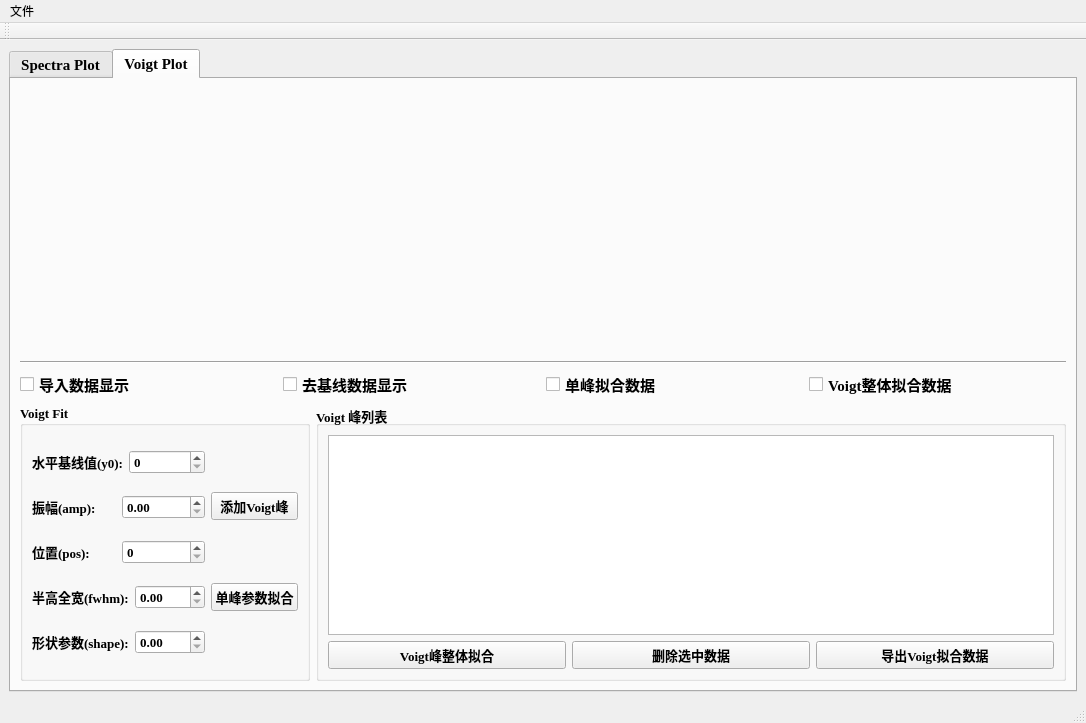
<?xml version="1.0" encoding="UTF-8"?>
<ui version="4.0">
 <class>MainWindow</class>
 <widget class="QMainWindow" name="MainWindow">
  <property name="geometry">
   <rect>
    <x>0</x>
    <y>0</y>
    <width>1086</width>
    <height>723</height>
   </rect>
  </property>
  <property name="font">
   <font>
    <underline>false</underline>
   </font>
  </property>
  <property name="windowTitle">
   <string>光谱标记软件</string>
  </property>
  <widget class="QWidget" name="centralwidget">
   <layout class="QVBoxLayout" name="verticalLayout_11">
    <item>
     <widget class="QTabWidget" name="tabWidget">
      <property name="sizePolicy">
       <sizepolicy hsizetype="Preferred" vsizetype="Preferred">
        <horstretch>0</horstretch>
        <verstretch>0</verstretch>
       </sizepolicy>
      </property>
      <property name="font">
       <font>
        <family>Times New Roman</family>
        <pointsize>11</pointsize>
        <weight>75</weight>
        <bold>true</bold>
        <underline>false</underline>
       </font>
      </property>
      <property name="currentIndex">
       <number>1</number>
      </property>
      <widget class="QWidget" name="tab">
       <attribute name="title">
        <string>Spectra Plot</string>
       </attribute>
       <layout class="QVBoxLayout" name="verticalLayout_10">
        <item>
         <layout class="QVBoxLayout" name="verticalLayout_9">
          <item>
           <layout class="QVBoxLayout" name="verticalLayout_8">
            <item>
             <widget class="QWidget" name="widget" native="true">
              <property name="cursor">
               <cursorShape>CrossCursor</cursorShape>
              </property>
             </widget>
            </item>
            <item>
             <widget class="Line" name="line_2">
              <property name="orientation">
               <enum>Qt::Horizontal</enum>
              </property>
             </widget>
            </item>
           </layout>
          </item>
          <item>
           <layout class="QHBoxLayout" name="horizontalLayout_3">
            <item>
             <widget class="QGroupBox" name="groupBox">
              <property name="font">
               <font>
                <family>Times New Roman</family>
                <pointsize>11</pointsize>
                <weight>75</weight>
                <bold>true</bold>
                <underline>false</underline>
               </font>
              </property>
              <property name="title">
               <string>Manually remove baseline</string>
              </property>
              <widget class="QWidget" name="layoutWidget">
               <property name="geometry">
                <rect>
                 <x>20</x>
                 <y>40</y>
                 <width>471</width>
                 <height>231</height>
                </rect>
               </property>
               <layout class="QVBoxLayout" name="verticalLayout_6">
                <item>
                 <widget class="QPushButton" name="pushButton">
                  <property name="sizePolicy">
                   <sizepolicy hsizetype="Expanding" vsizetype="Expanding">
                    <horstretch>0</horstretch>
                    <verstretch>0</verstretch>
                   </sizepolicy>
                  </property>
                  <property name="text">
                   <string>添加基线点</string>
                  </property>
                 </widget>
                </item>
                <item>
                 <widget class="QPushButton" name="pushButton_2">
                  <property name="sizePolicy">
                   <sizepolicy hsizetype="Expanding" vsizetype="Expanding">
                    <horstretch>0</horstretch>
                    <verstretch>0</verstretch>
                   </sizepolicy>
                  </property>
                  <property name="text">
                   <string>移除基线点</string>
                  </property>
                 </widget>
                </item>
                <item>
                 <widget class="QPushButton" name="pushButton_3">
                  <property name="sizePolicy">
                   <sizepolicy hsizetype="Expanding" vsizetype="Expanding">
                    <horstretch>0</horstretch>
                    <verstretch>0</verstretch>
                   </sizepolicy>
                  </property>
                  <property name="text">
                   <string>重置所有基线点</string>
                  </property>
                 </widget>
                </item>
                <item>
                 <widget class="QPushButton" name="pushButton_4">
                  <property name="sizePolicy">
                   <sizepolicy hsizetype="Expanding" vsizetype="Expanding">
                    <horstretch>0</horstretch>
                    <verstretch>0</verstretch>
                   </sizepolicy>
                  </property>
                  <property name="text">
                   <string>应用基线扣除</string>
                  </property>
                 </widget>
                </item>
                <item>
                 <widget class="QTextEdit" name="textEdit">
                  <property name="sizePolicy">
                   <sizepolicy hsizetype="Expanding" vsizetype="Expanding">
                    <horstretch>0</horstretch>
                    <verstretch>0</verstretch>
                   </sizepolicy>
                  </property>
                  <property name="placeholderText">
                   <string>基线信息于此显示</string>
                  </property>
                 </widget>
                </item>
               </layout>
              </widget>
             </widget>
            </item>
            <item>
             <widget class="QGroupBox" name="groupBox_3">
              <property name="font">
               <font>
                <family>Times New Roman</family>
                <pointsize>10</pointsize>
                <weight>75</weight>
                <bold>true</bold>
                <underline>false</underline>
               </font>
              </property>
              <property name="title">
               <string>导出和视图</string>
              </property>
              <widget class="QWidget" name="layoutWidget_2">
               <property name="geometry">
                <rect>
                 <x>92</x>
                 <y>40</y>
                 <width>361</width>
                 <height>231</height>
                </rect>
               </property>
               <layout class="QVBoxLayout" name="verticalLayout_7">
                <item>
                 <widget class="QPushButton" name="pushButton_9">
                  <property name="sizePolicy">
                   <sizepolicy hsizetype="Expanding" vsizetype="Expanding">
                    <horstretch>0</horstretch>
                    <verstretch>0</verstretch>
                   </sizepolicy>
                  </property>
                  <property name="text">
                   <string>导出原始数据 - 1*</string>
                  </property>
                 </widget>
                </item>
                <item>
                 <widget class="QPushButton" name="pushButton_8">
                  <property name="sizePolicy">
                   <sizepolicy hsizetype="Expanding" vsizetype="Expanding">
                    <horstretch>0</horstretch>
                    <verstretch>0</verstretch>
                   </sizepolicy>
                  </property>
                  <property name="text">
                   <string>Export normalized data 1*</string>
                  </property>
                 </widget>
                </item>
                <item>
                 <widget class="QPushButton" name="pushButton_10">
                  <property name="sizePolicy">
                   <sizepolicy hsizetype="Expanding" vsizetype="Expanding">
                    <horstretch>0</horstretch>
                    <verstretch>0</verstretch>
                   </sizepolicy>
                  </property>
                  <property name="text">
                   <string>导出去基线数据 - 2*</string>
                  </property>
                 </widget>
                </item>
                <item>
                 <widget class="QPushButton" name="pushButton_11">
                  <property name="sizePolicy">
                   <sizepolicy hsizetype="Expanding" vsizetype="Expanding">
                    <horstretch>0</horstretch>
                    <verstretch>0</verstretch>
                   </sizepolicy>
                  </property>
                  <property name="text">
                   <string>Export normalized data 2*</string>
                  </property>
                 </widget>
                </item>
                <item>
                 <layout class="QHBoxLayout" name="horizontalLayout_2">
                  <item>
                   <widget class="QLabel" name="label_2">
                    <property name="text">
                     <string>缩放:</string>
                    </property>
                   </widget>
                  </item>
                  <item>
                   <widget class="QPushButton" name="pushButton_5">
                    <property name="sizePolicy">
                     <sizepolicy hsizetype="Preferred" vsizetype="Fixed">
                      <horstretch>0</horstretch>
                      <verstretch>0</verstretch>
                     </sizepolicy>
                    </property>
                    <property name="text">
                     <string>放大</string>
                    </property>
                   </widget>
                  </item>
                  <item>
                   <widget class="QPushButton" name="pushButton_6">
                    <property name="sizePolicy">
                     <sizepolicy hsizetype="Preferred" vsizetype="Fixed">
                      <horstretch>0</horstretch>
                      <verstretch>0</verstretch>
                     </sizepolicy>
                    </property>
                    <property name="text">
                     <string>缩小</string>
                    </property>
                   </widget>
                  </item>
                  <item>
                   <widget class="QPushButton" name="pushButton_7">
                    <property name="sizePolicy">
                     <sizepolicy hsizetype="Preferred" vsizetype="Fixed">
                      <horstretch>0</horstretch>
                      <verstretch>0</verstretch>
                     </sizepolicy>
                    </property>
                    <property name="text">
                     <string>重置视图</string>
                    </property>
                   </widget>
                  </item>
                 </layout>
                </item>
                <item>
                 <layout class="QHBoxLayout" name="horizontalLayout">
                  <item>
                   <widget class="QLabel" name="label">
                    <property name="text">
                     <string>显示:</string>
                    </property>
                   </widget>
                  </item>
                  <item>
                   <widget class="QCheckBox" name="checkBox">
                    <property name="sizePolicy">
                     <sizepolicy hsizetype="Preferred" vsizetype="Fixed">
                      <horstretch>0</horstretch>
                      <verstretch>0</verstretch>
                     </sizepolicy>
                    </property>
                    <property name="text">
                     <string>原始数据</string>
                    </property>
                   </widget>
                  </item>
                  <item>
                   <widget class="QCheckBox" name="checkBox_2">
                    <property name="sizePolicy">
                     <sizepolicy hsizetype="Preferred" vsizetype="Fixed">
                      <horstretch>0</horstretch>
                      <verstretch>0</verstretch>
                     </sizepolicy>
                    </property>
                    <property name="text">
                     <string>基线</string>
                    </property>
                   </widget>
                  </item>
                  <item>
                   <widget class="QCheckBox" name="checkBox_3">
                    <property name="sizePolicy">
                     <sizepolicy hsizetype="Preferred" vsizetype="Fixed">
                      <horstretch>0</horstretch>
                      <verstretch>0</verstretch>
                     </sizepolicy>
                    </property>
                    <property name="text">
                     <string>去基线</string>
                    </property>
                   </widget>
                  </item>
                 </layout>
                </item>
               </layout>
              </widget>
             </widget>
            </item>
           </layout>
          </item>
         </layout>
        </item>
       </layout>
      </widget>
      <widget class="QWidget" name="tab_2">
       <attribute name="title">
        <string>Voigt Plot</string>
       </attribute>
       <layout class="QVBoxLayout" name="verticalLayout_5">
        <item>
         <layout class="QVBoxLayout" name="verticalLayout_4" stretch="0,2">
          <item>
           <widget class="QWidget" name="widget_2" native="true"/>
          </item>
          <item>
           <widget class="Line" name="line">
            <property name="orientation">
             <enum>Qt::Horizontal</enum>
            </property>
           </widget>
          </item>
         </layout>
        </item>
        <item>
         <layout class="QHBoxLayout" name="horizontalLayout_12">
          <item>
           <widget class="QCheckBox" name="checkBox_11">
            <property name="sizePolicy">
             <sizepolicy hsizetype="Preferred" vsizetype="Fixed">
              <horstretch>0</horstretch>
              <verstretch>0</verstretch>
             </sizepolicy>
            </property>
            <property name="text">
             <string>导入数据显示</string>
            </property>
           </widget>
          </item>
          <item>
           <widget class="QCheckBox" name="checkBox_14">
            <property name="sizePolicy">
             <sizepolicy hsizetype="Preferred" vsizetype="Fixed">
              <horstretch>0</horstretch>
              <verstretch>0</verstretch>
             </sizepolicy>
            </property>
            <property name="text">
             <string>去基线数据显示</string>
            </property>
           </widget>
          </item>
          <item>
           <widget class="QCheckBox" name="checkBox_12">
            <property name="sizePolicy">
             <sizepolicy hsizetype="Preferred" vsizetype="Fixed">
              <horstretch>0</horstretch>
              <verstretch>0</verstretch>
             </sizepolicy>
            </property>
            <property name="text">
             <string>单峰拟合数据</string>
            </property>
           </widget>
          </item>
          <item>
           <widget class="QCheckBox" name="checkBox_13">
            <property name="sizePolicy">
             <sizepolicy hsizetype="Preferred" vsizetype="Fixed">
              <horstretch>0</horstretch>
              <verstretch>0</verstretch>
             </sizepolicy>
            </property>
            <property name="text">
             <string>Voigt整体拟合数据</string>
            </property>
           </widget>
          </item>
         </layout>
        </item>
        <item>
         <layout class="QHBoxLayout" name="horizontalLayout_17">
          <item>
           <widget class="QGroupBox" name="groupBox_2">
            <property name="font">
             <font>
              <family>Times New Roman</family>
              <pointsize>10</pointsize>
              <weight>75</weight>
              <bold>true</bold>
              <underline>false</underline>
             </font>
            </property>
            <property name="title">
             <string>Voigt Fit</string>
            </property>
            <layout class="QHBoxLayout" name="horizontalLayout_16">
             <item>
              <layout class="QHBoxLayout" name="horizontalLayout_13">
               <item>
                <layout class="QVBoxLayout" name="verticalLayout">
                 <item>
                  <layout class="QHBoxLayout" name="horizontalLayout_7">
                   <item>
                    <widget class="QLabel" name="label_3">
                     <property name="text">
                      <string>水平基线值(y0):</string>
                     </property>
                    </widget>
                   </item>
                   <item>
                    <widget class="QSpinBox" name="spinBox">
                     <property name="maximum">
                      <number>1</number>
                     </property>
                    </widget>
                   </item>
                  </layout>
                 </item>
                 <item>
                  <layout class="QHBoxLayout" name="horizontalLayout_8">
                   <item>
                    <widget class="QLabel" name="label_4">
                     <property name="text">
                      <string>振幅(amp):</string>
                     </property>
                    </widget>
                   </item>
                   <item>
                    <widget class="QDoubleSpinBox" name="doubleSpinBox">
                     <property name="maximum">
                      <double>1.000000000000000</double>
                     </property>
                    </widget>
                   </item>
                  </layout>
                 </item>
                 <item>
                  <layout class="QHBoxLayout" name="horizontalLayout_9">
                   <item>
                    <widget class="QLabel" name="label_5">
                     <property name="text">
                      <string>位置(pos):</string>
                     </property>
                    </widget>
                   </item>
                   <item>
                    <widget class="QSpinBox" name="spinBox_4">
                     <property name="maximum">
                      <number>9999</number>
                     </property>
                    </widget>
                   </item>
                  </layout>
                 </item>
                 <item>
                  <layout class="QHBoxLayout" name="horizontalLayout_10">
                   <item>
                    <widget class="QLabel" name="label_6">
                     <property name="text">
                      <string>半高全宽(fwhm):</string>
                     </property>
                    </widget>
                   </item>
                   <item>
                    <widget class="QDoubleSpinBox" name="doubleSpinBox_3">
                     <property name="maximum">
                      <double>1000.000000000000000</double>
                     </property>
                    </widget>
                   </item>
                  </layout>
                 </item>
                 <item>
                  <layout class="QHBoxLayout" name="horizontalLayout_11">
                   <item>
                    <widget class="QLabel" name="label_19">
                     <property name="text">
                      <string>形状参数(shape):</string>
                     </property>
                    </widget>
                   </item>
                   <item>
                    <widget class="QDoubleSpinBox" name="doubleSpinBox_10">
                     <property name="maximum">
                      <double>1.000000000000000</double>
                     </property>
                    </widget>
                   </item>
                  </layout>
                 </item>
                </layout>
               </item>
               <item>
                <layout class="QVBoxLayout" name="verticalLayout_2">
                 <item>
                  <widget class="QPushButton" name="pushButton_34">
                   <property name="text">
                    <string>添加Voigt峰</string>
                   </property>
                  </widget>
                 </item>
                 <item>
                  <widget class="QPushButton" name="pushButton_36">
                   <property name="text">
                    <string>单峰参数拟合</string>
                   </property>
                  </widget>
                 </item>
                </layout>
               </item>
              </layout>
             </item>
            </layout>
           </widget>
          </item>
          <item>
           <widget class="QGroupBox" name="groupBox_4">
            <property name="font">
             <font>
              <family>Times New Roman</family>
              <pointsize>10</pointsize>
              <weight>75</weight>
              <bold>true</bold>
              <underline>false</underline>
             </font>
            </property>
            <property name="title">
             <string>Voigt 峰列表</string>
            </property>
            <layout class="QHBoxLayout" name="horizontalLayout_15">
             <item>
              <layout class="QVBoxLayout" name="verticalLayout_3">
               <item>
                <widget class="QTableView" name="tableView">
                 <property name="showGrid">
                  <bool>true</bool>
                 </property>
                </widget>
               </item>
               <item>
                <layout class="QHBoxLayout" name="horizontalLayout_14">
                 <item>
                  <widget class="QPushButton" name="pushButton_35">
                   <property name="text">
                    <string>Voigt峰整体拟合</string>
                   </property>
                  </widget>
                 </item>
                 <item>
                  <widget class="QPushButton" name="pushButton_37">
                   <property name="text">
                    <string>删除选中数据</string>
                   </property>
                  </widget>
                 </item>
                 <item>
                  <widget class="QPushButton" name="pushButton_12">
                   <property name="text">
                    <string>导出Voigt拟合数据</string>
                   </property>
                  </widget>
                 </item>
                </layout>
               </item>
              </layout>
             </item>
            </layout>
           </widget>
          </item>
         </layout>
        </item>
       </layout>
      </widget>
     </widget>
    </item>
   </layout>
  </widget>
  <widget class="QStatusBar" name="statusbar"/>
  <widget class="QMenuBar" name="menuBar">
   <property name="geometry">
    <rect>
     <x>0</x>
     <y>0</y>
     <width>1086</width>
     <height>23</height>
    </rect>
   </property>
   <widget class="QMenu" name="menu">
    <property name="title">
     <string>文件</string>
    </property>
    <addaction name="actionOpen_File"/>
    <addaction name="separator"/>
    <addaction name="actionOpen_File_for_Voigt_Plot"/>
   </widget>
   <addaction name="menu"/>
  </widget>
  <widget class="QToolBar" name="toolBar">
   <property name="windowTitle">
    <string>toolBar</string>
   </property>
   <attribute name="toolBarArea">
    <enum>TopToolBarArea</enum>
   </attribute>
   <attribute name="toolBarBreak">
    <bool>false</bool>
   </attribute>
  </widget>
  <action name="actionOpen">
   <property name="text">
    <string>Open</string>
   </property>
  </action>
  <action name="actionOpen_Dir">
   <property name="text">
    <string>Open Dir</string>
   </property>
  </action>
  <action name="actionManually_remove_baseline">
   <property name="text">
    <string>Manually remove baseline</string>
   </property>
  </action>
  <action name="actionOpen_Dir_2">
   <property name="text">
    <string>Open Dir</string>
   </property>
  </action>
  <action name="actionVoigt_Fit">
   <property name="text">
    <string>Voigt Fit</string>
   </property>
  </action>
  <action name="actionOpen_File">
   <property name="text">
    <string>Open File</string>
   </property>
  </action>
  <action name="actionOpen_File_for_Voigt_Plot">
   <property name="text">
    <string>Open File for Voigt Plot</string>
   </property>
  </action>
 </widget>
 <resources/>
 <connections/>
</ui>
